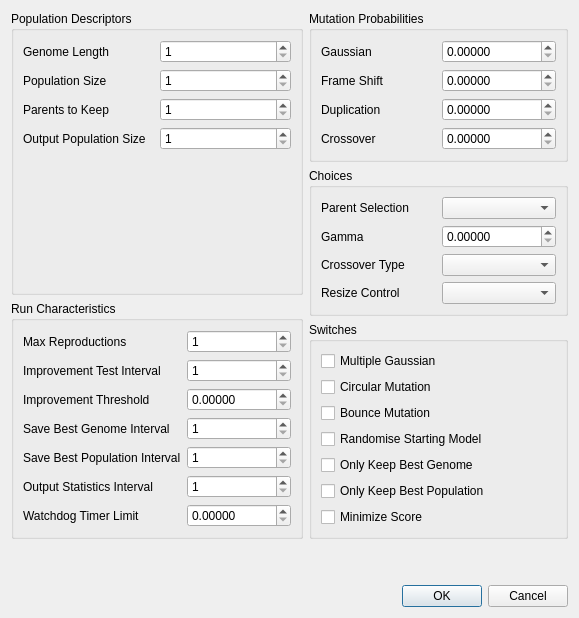
<?xml version="1.0" encoding="UTF-8"?>
<ui version="4.0">
 <class>GAParametersDialog</class>
 <widget class="QDialog" name="GAParametersDialog">
  <property name="geometry">
   <rect>
    <x>0</x>
    <y>0</y>
    <width>579</width>
    <height>618</height>
   </rect>
  </property>
  <property name="windowTitle">
   <string>Dialog</string>
  </property>
  <layout class="QVBoxLayout" name="verticalLayout_3">
   <item>
    <widget class="QWidget" name="widget_4" native="true">
     <layout class="QHBoxLayout" name="horizontalLayout">
      <property name="leftMargin">
       <number>0</number>
      </property>
      <property name="topMargin">
       <number>0</number>
      </property>
      <property name="rightMargin">
       <number>0</number>
      </property>
      <property name="bottomMargin">
       <number>0</number>
      </property>
      <item>
       <widget class="QWidget" name="widget_2" native="true">
        <layout class="QVBoxLayout" name="verticalLayout">
         <property name="leftMargin">
          <number>0</number>
         </property>
         <property name="topMargin">
          <number>0</number>
         </property>
         <property name="rightMargin">
          <number>0</number>
         </property>
         <property name="bottomMargin">
          <number>0</number>
         </property>
         <item>
          <widget class="QGroupBox" name="groupBox_2">
           <property name="title">
            <string>Population Descriptors</string>
           </property>
           <layout class="QGridLayout" name="gridLayout_3">
            <item row="0" column="0">
             <widget class="QLabel" name="label">
              <property name="text">
               <string>Genome Length</string>
              </property>
             </widget>
            </item>
            <item row="2" column="0">
             <widget class="QLabel" name="label_4">
              <property name="text">
               <string>Parents to Keep</string>
              </property>
             </widget>
            </item>
            <item row="2" column="1">
             <widget class="QSpinBox" name="spinBoxParentsToKeep">
              <property name="minimum">
               <number>1</number>
              </property>
              <property name="maximum">
               <number>999999999</number>
              </property>
             </widget>
            </item>
            <item row="1" column="0">
             <widget class="QLabel" name="label_2">
              <property name="text">
               <string>Population Size</string>
              </property>
             </widget>
            </item>
            <item row="1" column="1">
             <widget class="QSpinBox" name="spinBoxPopulationSize">
              <property name="minimum">
               <number>1</number>
              </property>
              <property name="maximum">
               <number>999999999</number>
              </property>
             </widget>
            </item>
            <item row="0" column="1">
             <widget class="QSpinBox" name="spinBoxGenomeLength">
              <property name="minimum">
               <number>1</number>
              </property>
              <property name="maximum">
               <number>999999999</number>
              </property>
             </widget>
            </item>
            <item row="4" column="0">
             <spacer name="verticalSpacer_2">
              <property name="orientation">
               <enum>Qt::Vertical</enum>
              </property>
              <property name="sizeHint" stdset="0">
               <size>
                <width>20</width>
                <height>40</height>
               </size>
              </property>
             </spacer>
            </item>
            <item row="3" column="0">
             <widget class="QLabel" name="label_8">
              <property name="text">
               <string>Output Population Size</string>
              </property>
             </widget>
            </item>
            <item row="3" column="1">
             <widget class="QSpinBox" name="spinBoxOutputPopulationSize">
              <property name="minimum">
               <number>1</number>
              </property>
              <property name="maximum">
               <number>999999999</number>
              </property>
             </widget>
            </item>
           </layout>
          </widget>
         </item>
         <item>
          <widget class="QGroupBox" name="groupBox_3">
           <property name="title">
            <string>Run Characteristics</string>
           </property>
           <layout class="QGridLayout" name="gridLayout_6">
            <item row="0" column="0">
             <widget class="QLabel" name="label_9">
              <property name="text">
               <string>Max Reproductions</string>
              </property>
             </widget>
            </item>
            <item row="0" column="1">
             <widget class="QSpinBox" name="spinBoxMaxReproductions">
              <property name="minimum">
               <number>1</number>
              </property>
              <property name="maximum">
               <number>999999999</number>
              </property>
             </widget>
            </item>
            <item row="1" column="0">
             <widget class="QLabel" name="label_10">
              <property name="text">
               <string>Improvement Test Interval</string>
              </property>
             </widget>
            </item>
            <item row="1" column="1">
             <widget class="QSpinBox" name="spinBoxImprovementReproductions">
              <property name="minimum">
               <number>1</number>
              </property>
              <property name="maximum">
               <number>999999999</number>
              </property>
             </widget>
            </item>
            <item row="2" column="0">
             <widget class="QLabel" name="label_14">
              <property name="text">
               <string>Improvement Threshold</string>
              </property>
             </widget>
            </item>
            <item row="2" column="1">
             <widget class="QDoubleSpinBox" name="doubleSpinBoxImprovementThreshold">
              <property name="decimals">
               <number>5</number>
              </property>
              <property name="maximum">
               <double>9999999.000000000000000</double>
              </property>
              <property name="singleStep">
               <double>0.010000000000000</double>
              </property>
             </widget>
            </item>
            <item row="3" column="0">
             <widget class="QLabel" name="label_5">
              <property name="text">
               <string>Save Best Genome Interval</string>
              </property>
             </widget>
            </item>
            <item row="3" column="1">
             <widget class="QSpinBox" name="spinBoxSaveBestEvery">
              <property name="minimum">
               <number>1</number>
              </property>
              <property name="maximum">
               <number>999999999</number>
              </property>
             </widget>
            </item>
            <item row="4" column="0">
             <widget class="QLabel" name="label_6">
              <property name="text">
               <string>Save Best Population Interval</string>
              </property>
             </widget>
            </item>
            <item row="4" column="1">
             <widget class="QSpinBox" name="spinBoxSavePopEvery">
              <property name="minimum">
               <number>1</number>
              </property>
              <property name="maximum">
               <number>999999999</number>
              </property>
             </widget>
            </item>
            <item row="5" column="0">
             <widget class="QLabel" name="label_7">
              <property name="text">
               <string>Output Statistics Interval</string>
              </property>
             </widget>
            </item>
            <item row="5" column="1">
             <widget class="QSpinBox" name="spinBoxOutputStatsEvery">
              <property name="minimum">
               <number>1</number>
              </property>
              <property name="maximum">
               <number>999999999</number>
              </property>
             </widget>
            </item>
            <item row="7" column="0">
             <widget class="QLabel" name="label_15">
              <property name="text">
               <string>Watchdog Timer Limit</string>
              </property>
             </widget>
            </item>
            <item row="7" column="1">
             <widget class="QDoubleSpinBox" name="doubleSpinBoxWatchDogTimerLimit">
              <property name="decimals">
               <number>5</number>
              </property>
              <property name="maximum">
               <double>9999999.000000000000000</double>
              </property>
              <property name="singleStep">
               <double>100.000000000000000</double>
              </property>
             </widget>
            </item>
           </layout>
          </widget>
         </item>
        </layout>
       </widget>
      </item>
      <item>
       <widget class="QWidget" name="widget_3" native="true">
        <layout class="QVBoxLayout" name="verticalLayout_2">
         <property name="leftMargin">
          <number>0</number>
         </property>
         <property name="topMargin">
          <number>0</number>
         </property>
         <property name="rightMargin">
          <number>0</number>
         </property>
         <property name="bottomMargin">
          <number>0</number>
         </property>
         <item>
          <widget class="QGroupBox" name="groupBox">
           <property name="title">
            <string>Mutation Probabilities</string>
           </property>
           <layout class="QGridLayout" name="gridLayout_4">
            <item row="0" column="0">
             <widget class="QLabel" name="label_3">
              <property name="text">
               <string>Gaussian</string>
              </property>
             </widget>
            </item>
            <item row="0" column="1">
             <widget class="QDoubleSpinBox" name="doubleSpinBoxGaussianMutationChance">
              <property name="decimals">
               <number>5</number>
              </property>
              <property name="maximum">
               <double>1.000000000000000</double>
              </property>
              <property name="singleStep">
               <double>0.010000000000000</double>
              </property>
             </widget>
            </item>
            <item row="1" column="0">
             <widget class="QLabel" name="label_11">
              <property name="text">
               <string>Frame Shift</string>
              </property>
             </widget>
            </item>
            <item row="1" column="1">
             <widget class="QDoubleSpinBox" name="doubleSpinBoxFrameShiftMutationChance">
              <property name="decimals">
               <number>5</number>
              </property>
              <property name="maximum">
               <double>1.000000000000000</double>
              </property>
              <property name="singleStep">
               <double>0.010000000000000</double>
              </property>
             </widget>
            </item>
            <item row="2" column="0">
             <widget class="QLabel" name="label_12">
              <property name="text">
               <string>Duplication</string>
              </property>
             </widget>
            </item>
            <item row="2" column="1">
             <widget class="QDoubleSpinBox" name="doubleSpinBoxDuplicationMutationChance">
              <property name="decimals">
               <number>5</number>
              </property>
              <property name="maximum">
               <double>1.000000000000000</double>
              </property>
              <property name="singleStep">
               <double>0.010000000000000</double>
              </property>
             </widget>
            </item>
            <item row="3" column="0">
             <widget class="QLabel" name="label_13">
              <property name="text">
               <string>Crossover</string>
              </property>
             </widget>
            </item>
            <item row="3" column="1">
             <widget class="QDoubleSpinBox" name="doubleSpinBoxCrossoverChance">
              <property name="decimals">
               <number>5</number>
              </property>
              <property name="maximum">
               <double>1.000000000000000</double>
              </property>
              <property name="singleStep">
               <double>0.010000000000000</double>
              </property>
             </widget>
            </item>
           </layout>
          </widget>
         </item>
         <item>
          <widget class="QGroupBox" name="groupBox_5">
           <property name="title">
            <string>Choices</string>
           </property>
           <layout class="QGridLayout" name="gridLayout_5">
            <item row="0" column="0">
             <widget class="QLabel" name="label_16">
              <property name="text">
               <string>Parent Selection</string>
              </property>
             </widget>
            </item>
            <item row="0" column="1">
             <widget class="QComboBox" name="comboBoxParentSelection"/>
            </item>
            <item row="1" column="0">
             <widget class="QLabel" name="label_17">
              <property name="text">
               <string>Gamma</string>
              </property>
             </widget>
            </item>
            <item row="1" column="1">
             <widget class="QDoubleSpinBox" name="doubleSpinBoxGamma">
              <property name="decimals">
               <number>5</number>
              </property>
              <property name="maximum">
               <double>999.000000000000000</double>
              </property>
              <property name="singleStep">
               <double>0.010000000000000</double>
              </property>
             </widget>
            </item>
            <item row="2" column="0">
             <widget class="QLabel" name="label_18">
              <property name="text">
               <string>Crossover Type</string>
              </property>
             </widget>
            </item>
            <item row="2" column="1">
             <widget class="QComboBox" name="comboBoxCrossoverType"/>
            </item>
            <item row="3" column="0">
             <widget class="QLabel" name="label_19">
              <property name="text">
               <string>Resize Control</string>
              </property>
             </widget>
            </item>
            <item row="3" column="1">
             <widget class="QComboBox" name="comboBoxResizeControl"/>
            </item>
           </layout>
          </widget>
         </item>
         <item>
          <widget class="QGroupBox" name="groupBox_4">
           <property name="title">
            <string>Switches</string>
           </property>
           <layout class="QGridLayout" name="gridLayout">
            <item row="1" column="0">
             <widget class="QCheckBox" name="checkBoxCircularMutation">
              <property name="text">
               <string>Circular Mutation</string>
              </property>
             </widget>
            </item>
            <item row="3" column="0">
             <widget class="QCheckBox" name="checkBoxRandomiseModel">
              <property name="text">
               <string>Randomise Starting Model</string>
              </property>
             </widget>
            </item>
            <item row="5" column="0">
             <widget class="QCheckBox" name="checkBoxOnlyKeepBestPopulation">
              <property name="text">
               <string>Only Keep Best Population</string>
              </property>
             </widget>
            </item>
            <item row="2" column="0">
             <widget class="QCheckBox" name="checkBoxBounceMutation">
              <property name="text">
               <string>Bounce Mutation</string>
              </property>
             </widget>
            </item>
            <item row="0" column="0">
             <widget class="QCheckBox" name="checkBoxMultipleGaussian">
              <property name="text">
               <string>Multiple Gaussian</string>
              </property>
             </widget>
            </item>
            <item row="4" column="0">
             <widget class="QCheckBox" name="checkBoxOnlyKeepBestGenome">
              <property name="text">
               <string>Only Keep Best Genome</string>
              </property>
             </widget>
            </item>
            <item row="6" column="0">
             <widget class="QCheckBox" name="checkBoxMinimizeScore">
              <property name="text">
               <string>Minimize Score</string>
              </property>
             </widget>
            </item>
           </layout>
          </widget>
         </item>
        </layout>
       </widget>
      </item>
     </layout>
    </widget>
   </item>
   <item>
    <spacer name="verticalSpacer">
     <property name="orientation">
      <enum>Qt::Vertical</enum>
     </property>
     <property name="sizeHint" stdset="0">
      <size>
       <width>20</width>
       <height>54</height>
      </size>
     </property>
    </spacer>
   </item>
   <item>
    <widget class="QWidget" name="widget" native="true">
     <layout class="QGridLayout" name="gridLayout_2">
      <property name="leftMargin">
       <number>0</number>
      </property>
      <property name="topMargin">
       <number>0</number>
      </property>
      <property name="rightMargin">
       <number>0</number>
      </property>
      <property name="bottomMargin">
       <number>0</number>
      </property>
      <item row="0" column="0">
       <spacer name="horizontalSpacer">
        <property name="orientation">
         <enum>Qt::Horizontal</enum>
        </property>
        <property name="sizeHint" stdset="0">
         <size>
          <width>157</width>
          <height>20</height>
         </size>
        </property>
       </spacer>
      </item>
      <item row="0" column="1">
       <widget class="QPushButton" name="pushButtonOK">
        <property name="text">
         <string>OK</string>
        </property>
       </widget>
      </item>
      <item row="0" column="2">
       <widget class="QPushButton" name="pushButtonCancel">
        <property name="text">
         <string>Cancel</string>
        </property>
       </widget>
      </item>
     </layout>
    </widget>
   </item>
  </layout>
 </widget>
 <tabstops>
  <tabstop>spinBoxGenomeLength</tabstop>
  <tabstop>spinBoxPopulationSize</tabstop>
  <tabstop>spinBoxParentsToKeep</tabstop>
  <tabstop>spinBoxOutputPopulationSize</tabstop>
  <tabstop>spinBoxMaxReproductions</tabstop>
  <tabstop>spinBoxImprovementReproductions</tabstop>
  <tabstop>doubleSpinBoxImprovementThreshold</tabstop>
  <tabstop>spinBoxSaveBestEvery</tabstop>
  <tabstop>spinBoxSavePopEvery</tabstop>
  <tabstop>spinBoxOutputStatsEvery</tabstop>
  <tabstop>doubleSpinBoxWatchDogTimerLimit</tabstop>
  <tabstop>doubleSpinBoxGaussianMutationChance</tabstop>
  <tabstop>doubleSpinBoxFrameShiftMutationChance</tabstop>
  <tabstop>doubleSpinBoxDuplicationMutationChance</tabstop>
  <tabstop>doubleSpinBoxCrossoverChance</tabstop>
  <tabstop>comboBoxParentSelection</tabstop>
  <tabstop>doubleSpinBoxGamma</tabstop>
  <tabstop>comboBoxCrossoverType</tabstop>
  <tabstop>comboBoxResizeControl</tabstop>
  <tabstop>checkBoxMultipleGaussian</tabstop>
  <tabstop>checkBoxCircularMutation</tabstop>
  <tabstop>checkBoxBounceMutation</tabstop>
  <tabstop>checkBoxRandomiseModel</tabstop>
  <tabstop>checkBoxOnlyKeepBestGenome</tabstop>
  <tabstop>checkBoxOnlyKeepBestPopulation</tabstop>
  <tabstop>checkBoxMinimizeScore</tabstop>
  <tabstop>pushButtonOK</tabstop>
  <tabstop>pushButtonCancel</tabstop>
 </tabstops>
 <resources/>
 <connections/>
</ui>
